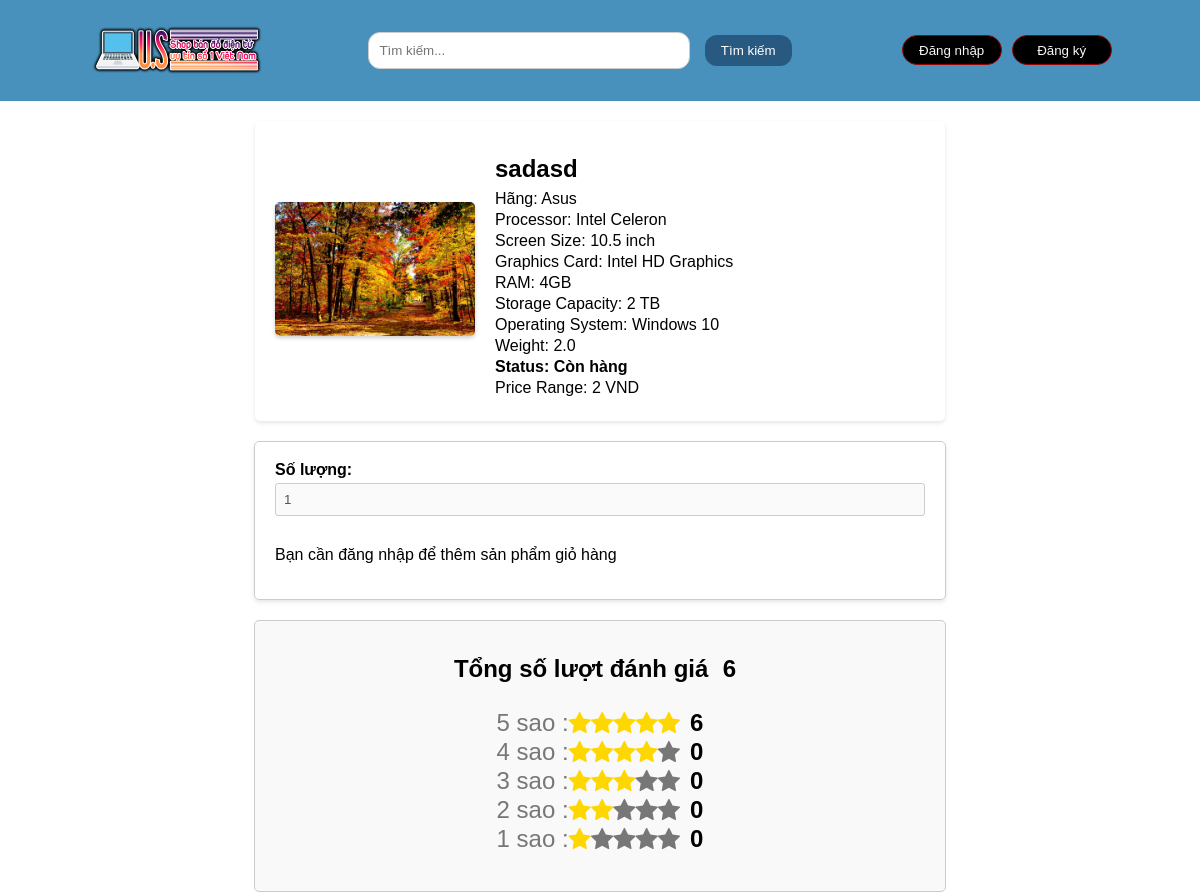
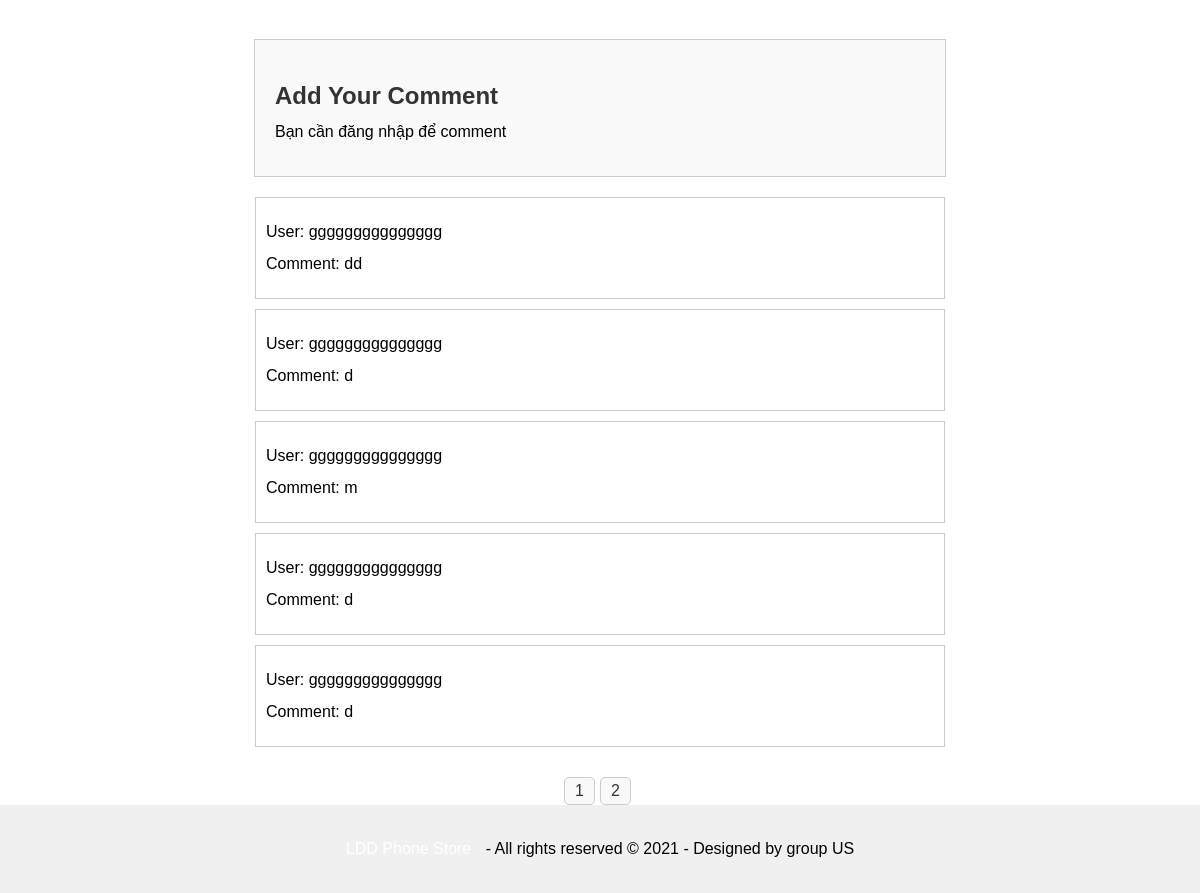
Screenshot of /layout/product_details.php?id=17 with the database file from the repository (2 pictures, top to bottom).
### tables this page shows
CREATE TABLE `laptops` (
  `id` int(11) NOT NULL,
  `laptop_name` varchar(100) NOT NULL,
  `brand` varchar(50) NOT NULL,
  `processor` varchar(50) NOT NULL,
  `screen_size` varchar(20) NOT NULL,
  `graphics_card` varchar(100) NOT NULL,
  `ram` varchar(10) NOT NULL,
  `storage_capacity` varchar(50) NOT NULL,
  `operating_system` varchar(50) NOT NULL,
  `weight` decimal(5,1) NOT NULL,
  `status` enum('Còn hàng','Liên hệ') NOT NULL,
  `price_range` decimal(10,0) NOT NULL,
  `image_url` varchar(255) NOT NULL
);

### layout/select-sql/laptop-detail-info.php (called while the page is built)
<?php
$laptop_id = sanitize_input($_GET['id']);
$sql = "SELECT `id`, `laptop_name`, `brand`, `processor`, `screen_size`, `graphics_card`, `ram`, `storage_capacity`, `operating_system`, `weight`, `status`, `price_range`, `image_url` FROM `laptops` WHERE `id` = $laptop_id";
$result = $conn->query($sql);
?>

### layout/select-sql/rating-review.php (called while the page is built, shortened)
<?php
                    function getTotalRatings($laptop_id, $conn) {
                        $sql = "SELECT COUNT(*) AS total_ratings FROM binh_luan_laptop WHERE laptop_id = ?";
                        $stmt = $conn->prepare($sql);
                        $stmt->bind_param("i", $laptop_id);
                        $stmt->execute();
                        $result = $stmt->get_result();
                        $row = $result->fetch_assoc();
                        return $row['total_ratings'];
                    }
                    function getRatingsCount($laptop_id, $rating, $conn) {
                        $sql = "SELECT COUNT(*) AS rating_count FROM binh_luan_laptop WHERE laptop_id = ? AND rating = ?";
                        $stmt = $conn->prepare($sql);
                        $stmt->bind_param("ii", $laptop_id, $rating);
                        $stmt->execute();
                        $result = $stmt->get_result();
                        $row = $result->fetch_assoc();
                        return $row['rating_count'];
                    }
                        $laptop_id = $row['id'];
                        $total_ratings = getTotalRatings($laptop_id, $conn);
                        $ratings_5 = getRatingsCount($laptop_id, 5, $conn);
                        $ratings_4 = getRatingsCount($laptop_id, 4, $conn);
                        $ratings_3 = getRatingsCount($laptop_id, 3, $conn);
                        $ratings_2 = getRatingsCount($laptop_id, 2, $conn);
                        $ratings_1 = getRatingsCount($laptop_id, 1, $conn);
                ?>

### layout/select-sql/comment.php (called while the page is built)
<?php
function get_comments_with_fullname($laptop_id) {
                global $conn;
                $laptop_id = sanitize_input($laptop_id);
                $sql = "SELECT bl.`id_nguoi_dung`, bl.`rating`, bl.`noi_dung`, u.`full_name`
                        FROM `binh_luan_laptop` bl
                        INNER JOIN `users` u ON bl.`id_nguoi_dung` = u.`user_id`
                        WHERE bl.`laptop_id` = $laptop_id
                        ORDER BY bl.`id` DESC";
                $result = $conn->query($sql);
                return $result->fetch_all(MYSQLI_ASSOC);
            }
            $comments = get_comments_with_fullname($laptop_id);
            ?>

### layout/product_details.php (the view, shortened to what this page needs)
<!DOCTYPE html>
<html lang="en">
<head>
    <link rel="stylesheet" href="/css/laptop_detail.css">
    <link rel="stylesheet" href="https://cdnjs.cloudflare.com/ajax/libs/font-awesome/4.7.0/css/font-awesome.min.css">
</head>
<body>
    <header><?php include "header.php"; ?></header>
    <div class="container">
    <?php
    include 'connect.php';
    function sanitize_input($input) {
        return intval($input);
    }
    if (isset($_GET['id'])) {
        include 'select-sql/laptop-detail-info.php';
        if ($result && $result->num_rows > 0) {
            $row = $result->fetch_assoc();
            ?>
            <div class="product-details">
                <div class="product-image">
                    <img src="/action/<?php echo $row['image_url']; ?>" alt="<?php echo $row['laptop_name']; ?> Image">
                </div>
                <div class="laptop_detail">
                    <form class="product-info-form">
                        <h1><?php echo $row['laptop_name']; ?></h1>
                        <p>Hãng: <?php echo $row['brand']; ?></p>
                        <p>Processor: <?php echo $row['processor']; ?></p>
                        <p>Screen Size: <?php echo $row['screen_size']; ?></p>
                        <p>Graphics Card: <?php echo $row['graphics_card']; ?></p>
                        <p>RAM: <?php echo $row['ram']; ?></p>
                        <p>Storage Capacity: <?php echo $row['storage_capacity']; ?></p>
                        <p>Operating System: <?php echo $row['operating_system']; ?></p>
                        <p>Weight: <?php echo $row['weight']; ?></p>
                        <p class="status">Status: <?php echo $row['status']; ?></p>
                        <p>Price Range: <?php echo $row['price_range']; ?> VND</p>
                    </form>
                </div>
            </div>
            <?php if (isset($_SESSION['user_id'])) : ?>
                <div class="add-to-cart-form">
                    <form action="/action/add_to_cart.php" method="post">
                        <input type="hidden" name="laptop_id" value="<?php echo $row['id']; ?>">
                        <input type="hidden" name="user_id" value="<?php echo $_SESSION['user_id']; ?>">
                        <label for="quantity">Số lượng:</label>
                        <input type="number" name="quantity" id="quantity" value="1" min="1" max="10">
                        <input type="submit" value="Add to Cart">
                    </form>
                </div>
                <?php  include 'select-sql/rating-review.php' ;?>
                <form class="rating-review">
                    <div class="star-total-total">
                        <h1 class="name-total">Tổng số lượt đánh giá</h1>
                        <h1 class="number-rating-total" ><?php echo $total_ratings; ?></h1>
                    </div>
                    <div class="break-down">
                        <div class="star-rating">
                            <span>5 sao : </span>
                            <span class="fa fa-star checked"></span>
                            <span class="fa fa-star checked"></span>
                            <span class="fa fa-star checked"></span>
                            <span class="fa fa-star checked"></span>
                            <span class="fa fa-star checked"></span>
                            <h1 class="number-rating"><?php echo $ratings_5; ?></h1>
                        </div>
                        <div class="star-rating">
                            <span>4 sao : </span>
                            <span class="fa fa-star checked"></span>
                            <span class="fa fa-star checked"></span>
                            <span class="fa fa-star checked"></span>
                            <span class="fa fa-star checked"></span>
                            <span class="fa fa-star"></span>
                            <h1 class="number-rating"><?php echo $ratings_4; ?></h1>
                        </div>
                        <div class="star-rating">
                            <span>3 sao : </span>
                            <span class="fa fa-star checked"></span>
                            <span class="fa fa-star checked"></span>
                            <span class="fa fa-star checked"></span>
                            <span class="fa fa-star"></span>
                            <span class="fa fa-star"></span>
                            <h1 class="number-rating"><?php echo $ratings_3; ?></h1>
                        </div>
                        <div class="star-rating">
                            <span>2 sao : </span>
                            <span class="fa fa-star checked"></span>
                            <span class="fa fa-star checked"></span>
                            <span class="fa fa-star"></span>
                            <span class="fa fa-star"></span>
                            <span class="fa fa-star"></span>
                            <h1 class="number-rating"><?php echo $ratings_2; ?></h1>
                        </div>
                        <div class="star-rating">
                            <span>1 sao : </span>
                            <span class="fa fa-star checked"></span>
                            <span class="fa fa-star"></span>
                            <span class="fa fa-star"></span>
                            <span class="fa fa-star"></span>
                            <span class="fa fa-star"></span>
                            <h1 class="number-rating"><?php echo $ratings_1; ?></h1>
                        </div>
                    </div>
                </form>
                <div class="comment-form">
                    <h3>Add Your Comment</h3>
                    <form action="/action/add_comment.php" method="post">
                        <input type="hidden" name="laptop_id" value="<?php echo $laptop_id; ?>">
                        <input type="hidden" name="user_id" value="<?php echo $_SESSION['user_id']; ?>">
                        <?php if (!empty($_SESSION['username'])) : ?>
                            <p><strong>Username:</strong> <?php echo $_SESSION['username']; ?></p>
                        <?php endif; ?>
                        <label for="rating">Rating:</label>
                        <select name="rating" id="rating">
                            <option value="5">5 Stars</option>
                            <option value="4">4 Stars</option>
                            <option value="3">3 Stars</option>
                            <option value="2">2 Stars</option>
                            <option value="1">1 Star</option>
                        </select>
                        <br>
                        <label for="comment">Your Comment:</label>
                        <textarea name="comment" id="comment" rows="4" cols="50" required></textarea>
                        <br>
                        <input type="submit" value="Submit">
                    </form>
                </div>
            <?php else : ?>
                <div class="add-to-cart-form">
                    <form action="/action/add_to_cart.php" method="post">
                        <label for="quantity">Số lượng:</label>
                        <input type="number" name="quantity" id="quantity" value="1" min="1" max="10" disabled>
                        <p>Bạn cần đăng nhập để thêm sản phẩm giỏ hàng</p>
                    </form>
                </div>
                <?php  include 'select-sql/rating-review.php' ;?>
                <form class="rating-review">
                    <div class="star-total-total">
                        <h1 class="name-total">Tổng số lượt đánh giá</h1>
                        <h1 class="number-rating-total" ><?php echo $total_ratings; ?></h1>
                    </div>
                    <div class="break-down">
                        <div class="star-rating">
                            <span>5 sao : </span>
                            <span class="fa fa-star checked"></span>
                            <span class="fa fa-star checked"></span>
                            <span class="fa fa-star checked"></span>
                            <span class="fa fa-star checked"></span>
                            <span class="fa fa-star checked"></span>
                            <h1 class="number-rating"><?php echo $ratings_5; ?></h1>
                        </div>
                        <div class="star-rating">
                            <span>4 sao : </span>
                            <span class="fa fa-star checked"></span>
                            <span class="fa fa-star checked"></span>
                            <span class="fa fa-star checked"></span>
                            <span class="fa fa-star checked"></span>
                            <span class="fa fa-star"></span>
                            <h1 class="number-rating"><?php echo $ratings_4; ?></h1>
                        </div>
                        <div class="star-rating">
                            <span>3 sao : </span>
                            <span class="fa fa-star checked"></span>
                            <span class="fa fa-star checked"></span>
                            <span class="fa fa-star checked"></span>
                            <span class="fa fa-star"></span>
                            <span class="fa fa-star"></span>
                            <h1 class="number-rating"><?php echo $ratings_3; ?></h1>
                        </div>
                        <div class="star-rating">
                            <span>2 sao : </span>
                            <span class="fa fa-star checked"></span>
                            <span class="fa fa-star checked"></span>
                            <span class="fa fa-star"></span>
                            <span class="fa fa-star"></span>
                            <span class="fa fa-star"></span>
                            <h1 class="number-rating"><?php echo $ratings_2; ?></h1>
                        </div>
                        <div class="star-rating">
                            <span>1 sao : </span>
                            <span class="fa fa-star checked"></span>
                            <span class="fa fa-star"></span>
                            <span class="fa fa-star"></span>
                            <span class="fa fa-star"></span>
                            <span class="fa fa-star"></span>
                            <h1 class="number-rating"><?php echo $ratings_1; ?></h1>
                        </div>
                    </div>
                    </div>
                <div class="comment-form-no-login">
                    <h3>Add Your Comment</h3>
                    <p>Bạn cần đăng nhập để comment</p>
                </div>
            <?php endif; ?>
            <?php
            include 'select-sql/comment.php';
            if (!empty($comments)) {
                $comments_per_page = 5;
                $total_comments = count($comments);
                $total_pages = ceil($total_comments / $comments_per_page);
                $current_page = isset($_GET['page']) ? intval($_GET['page']) : 1;
                $start_index = ($current_page - 1) * $comments_per_page;
                $end_index = $start_index + $comments_per_page;
                echo '<div class="comments">';
                for ($i = $start_index; $i < $end_index && $i < $total_comments; $i++) {
                    echo '<div class="comment">';
                    echo '<p>User: ' . $comments[$i]['full_name'] . '</p>';
                    echo '<p>Comment: ' . $comments[$i]['noi_dung'] . '</p>';
                    echo '</div>';
                }
                echo '</div>';
                echo '<div class="pagination">';
                for ($page = 1; $page <= $total_pages; $page++) {
                    echo '<a href="?id=' . $laptop_id . '&page=' . $page . '">' . $page . '</a>';
                }
                echo '</div>';
            } else {
                echo '<p>Hiện không có comment nào</p>';
            }
            ?>
                        <?php
                    } else {
                        echo "<p>Không tìm thấy laptop</p>";
                    }
                } else {
                    echo "<p>Yêu cầu không hợp lệ. ID máy tính xách tay không được cung cấp</p>";
                }
                ?>
    <footer><?php include "footer.php"; ?></footer>
</body>
</html>

### rows the page displays
laptops: image_url (picture), laptop_name "sadasd", brand "Asus", processor "Intel Celeron", screen_size "10.5 inch", graphics_card "Intel HD Graphics", ram "4GB", storage_capacity "2 TB", operating_system "Windows 10", weight "2.0", status "Còn hàng", price_range "2"

### other values shown
$total_ratings "6"
$ratings_5 "6"
$ratings_4 "0"
$ratings_3 "0"
$ratings_2 "0"
$ratings_1 "0"
$comments[$i]['full_name'] "ggggggggggggggg"
$comments[$i]['noi_dung'] "dd"
$comments[$i]['noi_dung'] "d"
$comments[$i]['noi_dung'] "m"
